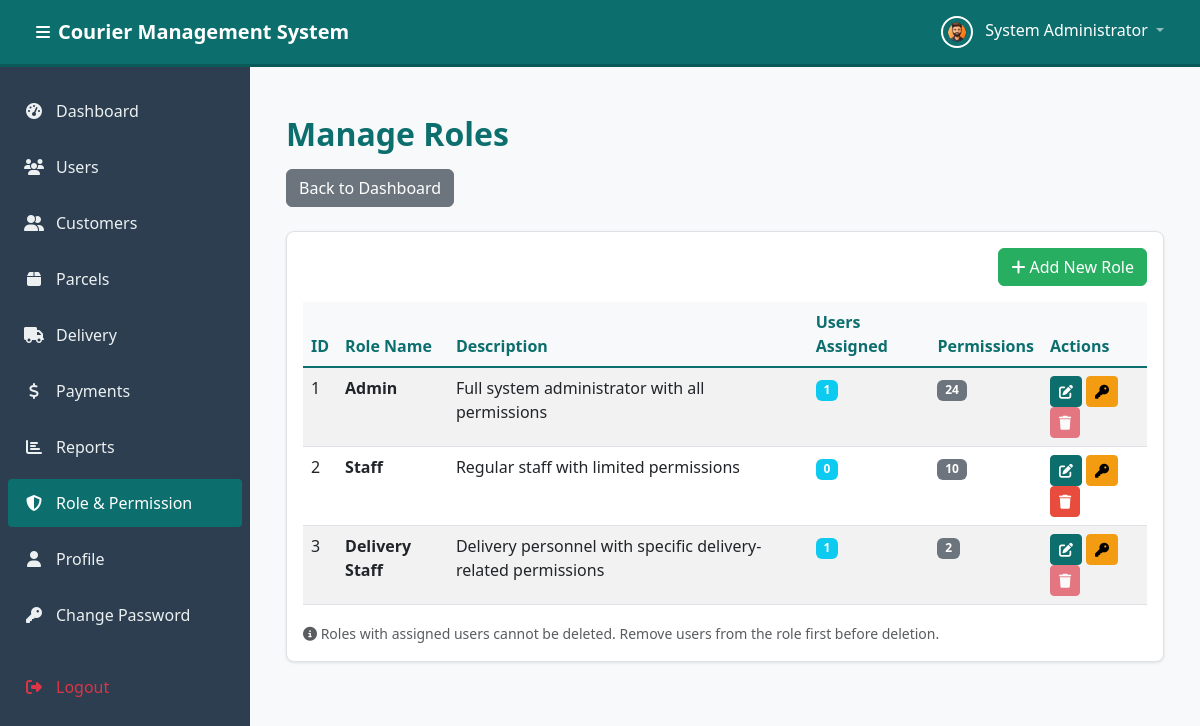
The page /modules/roles/list.php (signed in) on the database its author committed.
### tables this page shows
CREATE TABLE `roles` (
  `id` int(11) NOT NULL,
  `role_name` varchar(50) NOT NULL,
  `description` varchar(255) DEFAULT NULL,
  `created_at` timestamp NOT NULL DEFAULT current_timestamp()
);

### modules/roles/list.php (the view, shortened to what this page needs)
<?php
require_once '../../config/db.php';
try {
    $sql = "SELECT r.*,
            (SELECT COUNT(*) FROM users WHERE role_id = r.id AND is_active = 1) as user_count,
            (SELECT COUNT(*) FROM role_permissions WHERE role_id = r.id) as permission_count
            FROM roles r
            ORDER BY r.id";
    $stmt = $pdo->query($sql);
    $roles = $stmt->fetchAll();
} catch (PDOException $e) {
    error_log("Role List Error: " . $e->getMessage());
    setFlashMessage('error', 'An error occurred while loading roles.');
    $roles = [];
}
require_once '../../includes/header.php';
?>
<div class="container-fluid py-4">
    <div class="row mb-4">
        <div class="col-12">
            <h2 class="page-title">Manage Roles</h2>
            <a href="<?php echo BASE_URL; ?>dashboard.php" class="btn btn-secondary">Back to Dashboard</a>
        </div>
    </div>
    <div class="card">
        <div class="card-body">
            <div class="row mb-3">
                <div class="col-12 text-end">
                    <a href="<?php echo BASE_URL; ?>modules/roles/create.php" class="btn btn-success">
                        <i class="fas fa-plus"></i> Add New Role
                    </a>
                </div>
            </div>
            <div class="table-responsive">
                <table class="table table-striped table-hover">
                    <thead>
                        <tr>
                            <th>ID</th>
                            <th>Role Name</th>
                            <th>Description</th>
                            <th>Users Assigned</th>
                            <th>Permissions</th>
                            <th>Actions</th>
                        </tr>
                    </thead>
                    <tbody>
                        <?php if (empty($roles)): ?>
                            <tr>
                                <td colspan="6" class="text-center">No roles found</td>
                            </tr>
                        <?php else: ?>
                            <?php foreach ($roles as $role): ?>
                                <tr>
                                    <td><?php echo $role['id']; ?></td>
                                    <td><strong><?php echo htmlspecialchars($role['role_name']); ?></strong></td>
                                    <td><?php echo htmlspecialchars($role['description'] ?? '-'); ?></td>
                                    <td>
                                        <span class="badge bg-info"><?php echo $role['user_count']; ?></span>
                                    </td>
                                    <td>
                                        <span class="badge bg-secondary"><?php echo $role['permission_count']; ?></span>
                                    </td>
                                    <td>
                                        <a href="<?php echo BASE_URL; ?>modules/roles/edit.php?id=<?php echo $role['id']; ?>"
                                           class="btn btn-sm btn-primary" title="Edit Role">
                                            <i class="fas fa-edit"></i>
                                        </a>
                                        <a href="<?php echo BASE_URL; ?>modules/roles/assign-permissions.php?role_id=<?php echo $role['id']; ?>"
                                           class="btn btn-sm btn-warning" title="Assign Permissions">
                                            <i class="fas fa-key"></i>
                                        </a>
                                        <?php if ($role['user_count'] == 0): ?>
                                            <a href="<?php echo BASE_URL; ?>modules/roles/delete.php?id=<?php echo $role['id']; ?>"
                                               class="btn btn-sm btn-danger" title="Delete Role"
                                               onclick="return confirm('Are you sure you want to delete this role?');">
                                                <i class="fas fa-trash"></i>
                                            </a>
                                        <?php else: ?>
                                            <button class="btn btn-sm btn-danger" disabled title="Cannot delete: users assigned">
                                                <i class="fas fa-trash"></i>
                                            </button>
                                        <?php endif; ?>
                                    </td>
                                </tr>
                            <?php endforeach; ?>
                        <?php endif; ?>
                    </tbody>
                </table>
            </div>
            <div class="mt-3">
                <small class="text-muted">
                    <i class="fas fa-info-circle"></i>
                    Roles with assigned users cannot be deleted. Remove users from the role first before deletion.
                </small>
            </div>
        </div>
    </div>
</div>
<?php require_once '../../includes/footer.php'; ?>

### assets/css/style.css (style rules this page uses)
:root { --accent-color: #0d6e6e; --accent-hover: #0a5a5a; --sidebar-bg: #2c3e50; --sidebar-text: #ecf0f1; --bg-light: #f8f9fa; --text-dark: #333333; --text-muted: #6c757d; --border-color: #dee2e6; }
body { font-family: 'Segoe UI', Tahoma, Geneva, Verdana, sans-serif; background-color: var(--bg-light); color: var(--text-dark); }
.page-title { color: var(--accent-color); font-weight: 600; margin-bottom: 1rem; }
.card { border: 1px solid var(--border-color); border-radius: 8px; box-shadow: 0 1px 3px rgba(0, 0, 0, 0.1); margin-bottom: 1.5rem; }
.btn-primary { background-color: var(--accent-color); border-color: var(--accent-color); }
.btn-success { background-color: #27ae60; border-color: #27ae60; }
.btn-danger { background-color: #e74c3c; border-color: #e74c3c; }
.btn-warning { background-color: #f39c12; border-color: #f39c12; }
.table { margin-bottom: 0; }
.table thead th { background-color: var(--bg-light); border-bottom: 2px solid var(--accent-color); color: var(--accent-color); font-weight: 600; }
* { transition: background-color 0.2s ease, border-color 0.2s ease; }

### rows shown on the page
roles: id "1", role_name "Admin", description "Full system administrator with all permissions", user_count "1", permission_count "24"
roles: id "2", role_name "Staff", description "Regular staff with limited permissions", user_count "0", permission_count "10"
roles: id "3", role_name "Delivery Staff", description "Delivery personnel with specific delivery-related permissions", user_count "1", permission_count "2"

### other values the page prints
SITE_NAME "Courier Management System"
$_SESSION['full_name'] "System Administrator"
